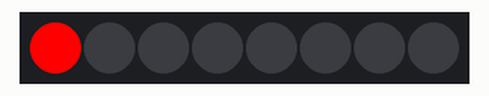
Recording of a sketch running on a simulated Arduino Uno, built with avr-gcc and run on an emulated ATmega328P. Shown: 8 RGB LEDs in strip order, left to right.

Above: at 0.15 s.
At 0.76 s:
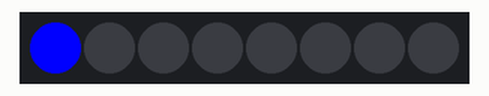
Timing chart, 0 to 40.0 s (numbered marks = the images above):
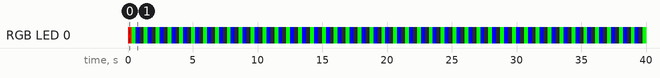

Measured:
- by itself, RGB LED 0: repeats every 0.92 s: RGB(0, 255, 0) 0.31 s, RGB(0, 0, 255) 0.31 s, off 0.31 s
- by itself, everything shown: repeats every 0.92 s, in 3 steps

The sketch:

neopixel_simple.ino
```cpp
// Simple NeoPixel chase test

#include <Adafruit_NeoPixel.h>

// Connect Din (Neopixel) to Digital 6 (Arduino)
// Connect 5VDC (Neopixel) to 5V (Arduino)
const int ledPin = 6;
const int N_LEDs = 8;

// configure neopixel strip
Adafruit_NeoPixel strip = Adafruit_NeoPixel(N_LEDs, ledPin, NEO_GRB + NEO_KHZ800);

void setup() {
  // initiate neopixel strip
  strip.begin();
}

void loop() {
  chase(strip.Color(255, 0, 0)); // Red
  chase(strip.Color(0, 255, 0)); // Green
  chase(strip.Color(0, 0, 255)); // Blue
}

static void chase(uint32_t c) {
  for(uint16_t i=0; i<strip.numPixels()+4; i++) {
      strip.setPixelColor(i  , c); // Draw new pixel
      strip.setPixelColor(i-4, 0); // Erase pixel a few steps back
      strip.show();
      delay(25);
  }
}
```
